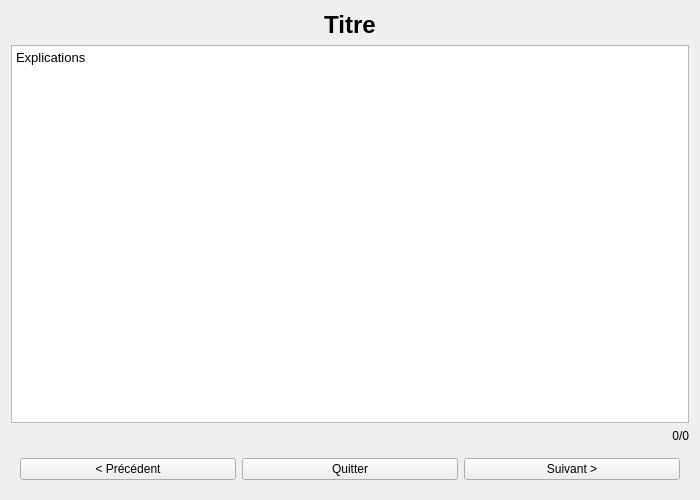
<?xml version="1.0" encoding="UTF-8"?>
<ui version="4.0">
 <class>DialogPriseEnMain</class>
 <widget class="QWidget" name="DialogPriseEnMain">
  <property name="geometry">
   <rect>
    <x>0</x>
    <y>0</y>
    <width>700</width>
    <height>500</height>
   </rect>
  </property>
  <property name="windowTitle">
   <string>Aide à la prise en main</string>
  </property>
  <layout class="QVBoxLayout" name="verticalLayout">
   <item>
    <widget class="QLabel" name="Titre">
     <property name="font">
      <font>
       <pointsize>18</pointsize>
       <weight>75</weight>
       <bold>true</bold>
      </font>
     </property>
     <property name="text">
      <string>Titre</string>
     </property>
     <property name="alignment">
      <set>Qt::AlignCenter</set>
     </property>
    </widget>
   </item>
   <item>
    <widget class="QPlainTextEdit" name="Explication">
     <property name="font">
      <font>
       <pointsize>10</pointsize>
      </font>
     </property>
     <property name="readOnly">
      <bool>true</bool>
     </property>
     <property name="plainText">
      <string>Explications</string>
     </property>
    </widget>
   </item>
   <item>
    <widget class="QLabel" name="Pages">
     <property name="text">
      <string>0/0</string>
     </property>
     <property name="alignment">
      <set>Qt::AlignRight|Qt::AlignTrailing|Qt::AlignVCenter</set>
     </property>
    </widget>
   </item>
   <item>
    <widget class="QWidget" name="widget" native="true">
     <layout class="QHBoxLayout" name="horizontalLayout">
      <item>
       <widget class="QPushButton" name="Precedent">
        <property name="text">
         <string>&lt; Précédent</string>
        </property>
       </widget>
      </item>
      <item>
       <widget class="QPushButton" name="Quitter">
        <property name="text">
         <string>Quitter</string>
        </property>
       </widget>
      </item>
      <item>
       <widget class="QPushButton" name="Suivant">
        <property name="text">
         <string>Suivant &gt;</string>
        </property>
       </widget>
      </item>
     </layout>
    </widget>
   </item>
  </layout>
 </widget>
 <resources/>
 <connections/>
</ui>
